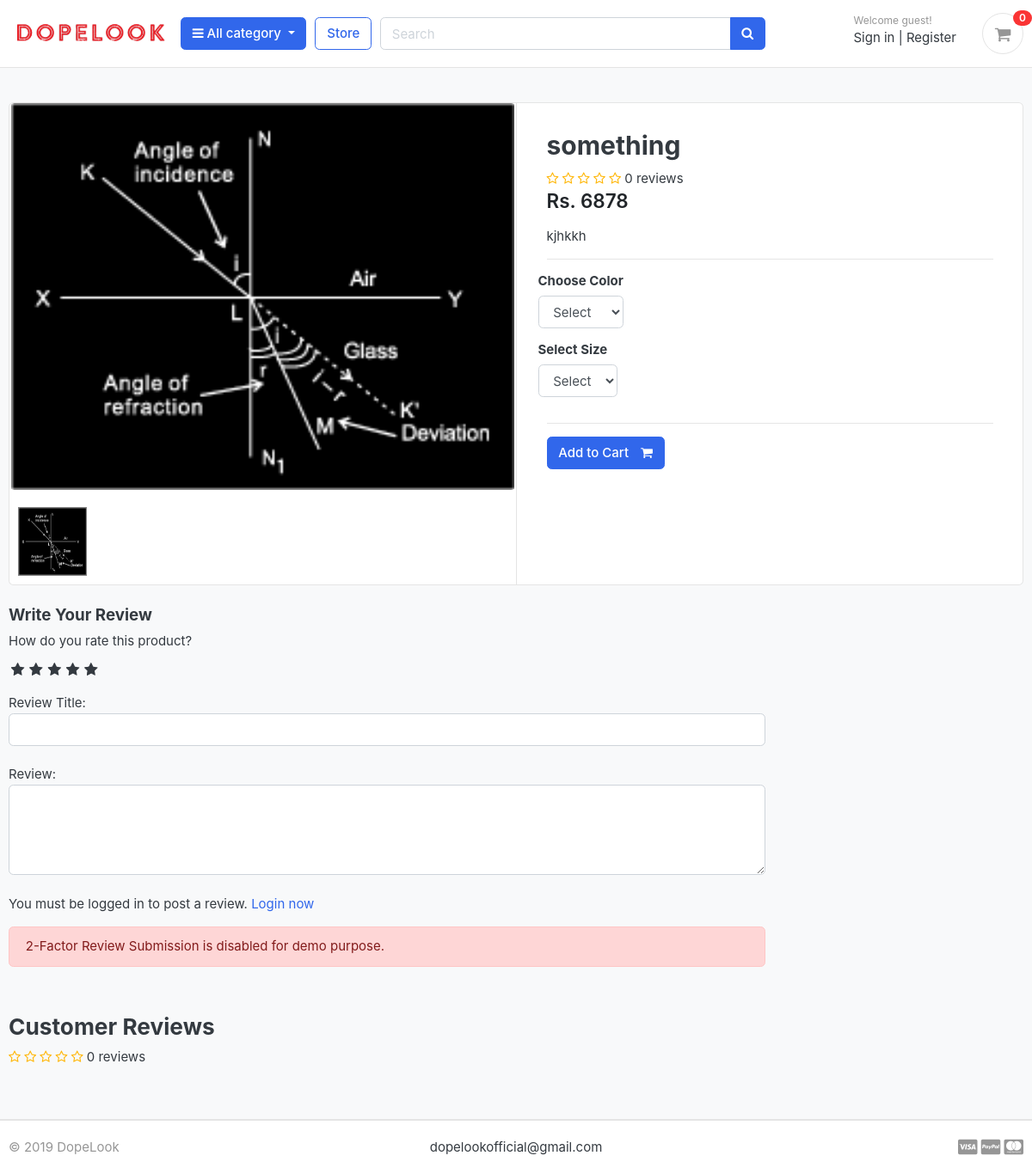
Screenshot of /store/category/adfs/something/ with the database file from the repository.
### store/models.py (models this page shows, shortened)
class Product(models.Model):
    product_name    = models.CharField(max_length=200, unique=True)
    slug            = models.SlugField(max_length=200, unique=True)
    description     = models.TextField(max_length=500, blank=True)
    price           = models.IntegerField()
    images          = models.ImageField(upload_to='photos/products')
    stock           = models.IntegerField()
    is_available    = models.BooleanField(default=True)
    category        = models.ForeignKey(Category, on_delete=models.CASCADE)
    created_date    = models.DateTimeField(auto_now_add=True)
    modified_date   = models.DateTimeField(auto_now=True)
    def averageReview(self):
        reviews = ReviewRating.objects.filter(product=self, status=True).aggregate(average=Avg('rating'))
        avg = 0
        if reviews['average'] is not None:
            avg = float(reviews['average'])
        return avg
    def countReview(self):
        reviews = ReviewRating.objects.filter(product=self, status=True).aggregate(count=Count('id'))
        count = 0
        if reviews['count'] is not None:
            count = int(reviews['count'])
        return count

### store/views.py (the view)
# urls.py: path('category/<slug:category_slug>/<slug:product_slug>/', views.product_detail, name='product_detail'),
def product_detail(request, category_slug, product_slug):
    try:
        single_product = Product.objects.get(category__slug=category_slug, slug=product_slug)
        in_cart = CartItem.objects.filter(cart__cart_id=_cart_id(request), product=single_product).exists()
    except Exception as e:
        raise e
    if request.user.is_authenticated:
        try:
            orderproduct = OrderProduct.objects.filter(user=request.user, product_id=single_product.id).exists()
        except OrderProduct.DoesNotExist:
            orderproduct = None
    else:
        orderproduct = None
    reviews = ReviewRating.objects.filter(product_id=single_product.id, status=True)
    product_gallery = ProductGallery.objects.filter(product_id=single_product.id)
    context = {
        'single_product': single_product,
        'in_cart'       : in_cart,
        'orderproduct': orderproduct,
        'reviews': reviews,
        'product_gallery': product_gallery,
    }
    return render(request, 'store/product_detail.html', context)

### carts/context_processors.py (called while the page is built)
def counter(request):
    cart_count = 0
    if 'admin' in request.path:
        return {}
    else:
        try:
            cart = Cart.objects.filter(cart_id=_cart_id(request))
            if request.user.is_authenticated:
                cart_items = CartItem.objects.all().filter(user=request.user)
            else:
                cart_items = CartItem.objects.all().filter(cart=cart[:1])
            for cart_item in cart_items:
                cart_count += cart_item.quantity
        except Cart.DoesNotExist:
            cart_count = 0
    return dict(cart_count=cart_count)

### carts/views.py (called while the page is built)
def _cart_id(request):
    cart = request.session.session_key
    if not cart:
        cart = request.session.create()
    return cart

### category/context_processors.py (called while the page is built)
def menu_links(request):
    links = Category.objects.all()
    return dict(links=links)

### category/models.py (called while the page is built)
    def get_url(self):
            return reverse('products_by_category', args=[self.slug])

### store/models.py (called while the page is built)
    def colors(self):
        return super(VariationManager, self).filter(variation_category='color', is_active=True)

    def sizes(self):
        return super(VariationManager, self).filter(variation_category='size', is_active=True)

### templates/store/product_detail.html (shortened to what this page needs)
{% extends 'base.html' %}
{% load static %}
{% block content %}
<section class="section-content padding-y bg">
	<div class="container">
		<div class="card">
			<div class="row no-gutters">
				<aside class="col-md-6">
					<article class="gallery-wrap">
						<div class="img-big-wrap mainImage">
							<center><img src="{{ single_product.images.url }}"></center>
						</div>
					</article>
					<ul class="thumb">
						<li>
							<a href="{{ single_product.images.url }}" target="mainImage"><img src="{{ single_product.images.url }}" alt="Product Image"></a>
						</li>
					</ul>
				</aside>
				<main class="col-md-6 border-left">
					<form action="{% url 'add_cart' single_product.id %}" method="POST">
						<article class="content-body">
							<h2 class="title">{{ single_product.product_name }}</h2>
							<div class="rating-star">
								<span>
									<i class="fa fa-star{% if single_product.averageReview < 0.5 %}-o{% elif single_product.averageReview >= 0.5 and single_product.averageReview < 1 %}-half-o {% endif %}" aria-hidden="true"></i>
									<i class="fa fa-star{% if single_product.averageReview < 1.5 %}-o{% elif single_product.averageReview >= 1.5 and single_product.averageReview < 2 %}-half-o {% endif %}" aria-hidden="true"></i>
									<i class="fa fa-star{% if single_product.averageReview < 2.5 %}-o{% elif single_product.averageReview >= 2.5 and single_product.averageReview < 3 %}-half-o {% endif %}" aria-hidden="true"></i>
									<i class="fa fa-star{% if single_product.averageReview < 3.5 %}-o{% elif single_product.averageReview >= 3.5 and single_product.averageReview < 4 %}-half-o {% endif %}" aria-hidden="true"></i>
									<i class="fa fa-star{% if single_product.averageReview < 4.5 %}-o{% elif single_product.averageReview >= 4.5 and single_product.averageReview < 5 %}-half-o {% endif %}" aria-hidden="true"></i>
	<span>{{single_product.countReview}} reviews</span>
									</span>
							</div>
							<div class="mb-3">
								<var class="price h4">Rs. {{single_product.price}}</var>
							</div>
							<p>{{ single_product.description }}</p>
							<hr>
							<div class="row">
								<div class="item-option-select">
									<h6>Choose Color</h6>
									<select name="color" class="form-control" required>
										<option value="" disabled selected>Select</option>
									</select>
								</div>
							</div>
							<div class="row">
								<div class="item-option-select">
									<h6>Select Size</h6>
									<select name="size" class="form-control" required>
										<option value="" disabled selected>Select</option>
									</select>
								</div>
							</div>
							<hr>
							{% if single_product.stock <= 0 %}
							<h5 class="text-danger">Out of Stock</h5>
							{% else %}
							<button type="submit" class="btn  btn-primary"> <span class="text">Add to Cart</span> <i class="fa fa-shopping-cart"></i> </button>
							{% endif %}
						</article>
					</form>
				</main>
			</div>
		</div>
		<br>
		<div class="row">
			<div class="col-md-9">
				<form action="{% url 'submit_review' single_product.id %}" method="POST">
					<h5>Write Your Review</h5>
					<div>
						<label>How do you rate this product?</label>
						<br>
						<div class="rate">
							<input type="radio" name="rating" id="rating10" value="5" required /><label for="rating10" title="5"></label>
							<input type="radio" name="rating" id="rating8" value="4" required /><label for="rating8" title="4"></label>
							<input type="radio" name="rating" id="rating6" value="3" required /><label for="rating6" title="3"></label>
							<input type="radio" name="rating" id="rating4" value="2" required /><label for="rating4" title="2"></label>
							<input type="radio" name="rating" id="rating2" value="1" required /><label for="rating2" title="1"></label>
						</div>
<br>
						Review Title:
						<input type="text" class="form-control" name="subject">
						<br>
						Review:
						<textarea name="review" rows="4" class="form-control"></textarea>
						<br>
						{% if user.is_authenticated %}
								<input type="submit" value="Submit Review" class="btn btn-primary">
						{% else %}
						<p>You must be logged in to post a review. <span><a href="{% url 'login' %}">Login now</a></span></p>
						{% endif %}
						<div class="alert alert-danger" role="alert" style="margin-top:10px;">
  2-Factor Review Submission is disabled for demo purpose.
</div>
					</div>
				</form>
<br>
<header class="section-heading">
	<h3>Customer Reviews </h3>
	<div class="rating-star">
		<span>
			<i class="fa fa-star{% if single_product.averageReview < 0.5 %}-o{% elif single_product.averageReview >= 0.5 and single_product.averageReview < 1 %}-half-o {% endif %}" aria-hidden="true"></i>
			<i class="fa fa-star{% if single_product.averageReview < 1.5 %}-o{% elif single_product.averageReview >= 1.5 and single_product.averageReview < 2 %}-half-o {% endif %}" aria-hidden="true"></i>
			<i class="fa fa-star{% if single_product.averageReview < 2.5 %}-o{% elif single_product.averageReview >= 2.5 and single_product.averageReview < 3 %}-half-o {% endif %}" aria-hidden="true"></i>
			<i class="fa fa-star{% if single_product.averageReview < 3.5 %}-o{% elif single_product.averageReview >= 3.5 and single_product.averageReview < 4 %}-half-o {% endif %}" aria-hidden="true"></i>
			<i class="fa fa-star{% if single_product.averageReview < 4.5 %}-o{% elif single_product.averageReview >= 4.5 and single_product.averageReview < 5 %}-half-o {% endif %}" aria-hidden="true"></i>
	<span>{{single_product.countReview}} reviews</span>
			</span>
	</div>
</header>
			</div>
		</div>
	</div>
</section>
{% endblock %}

### greatkart/static/css/ui.css (style rules this page uses)
html { font-family: "Inter", sans-serif; font-size: 15px; }
.content-body { flex: 1 1 auto; padding: 2rem 2.3rem; }
.padding-y { padding-top: 40px; padding-bottom: 40px; }
var { font-style: normal; }
article:after, .form-group:after { display: block; clear: both; content: ""; }
.bg { background-color: #f8f9fa; }
.section-heading { margin-bottom: 20px; margin-top: 15px; }
.btn .text + i { margin-left: 10px; }
.price { font-weight: 600; color: #212529; }
.gallery-wrap .img-big-wrap { margin-bottom: 10px; border-radius: 0.37rem; overflow: hidden; background-color: #fff; }
.gallery-wrap .img-big-wrap img { height: 450px; width: auto; display: inline-block; }
.item-option-select { margin-bottom: 1rem; display: inline-block; margin-right: 15px; }

### greatkart/static/css/custom.css (style rules this page uses)
.rate { display: inline-block;; border: 0; }
.rate > label { float: right; }
.rate > label:before { display: inline-block; font-size: 1.1rem; font-family: FontAwesome; content: "\f005"; margin:0; padding:0.3rem .2rem; cursor: pointer; }
.rating-star i { color: #ffb503 !important; }
ul.thumb { margin:0 auto; padding: 0; float: left; }
ul.thumb li { list-style: none; margin: 10px; }
ul.thumb li img { width: 80px; height: 80px; border: 1px solid grey; }

### rows the page displays
Product: images (picture), product_name "something", countReview "0", price "6878", description "kjhkkh"

### other values shown
{{ cart_count }} "0"
